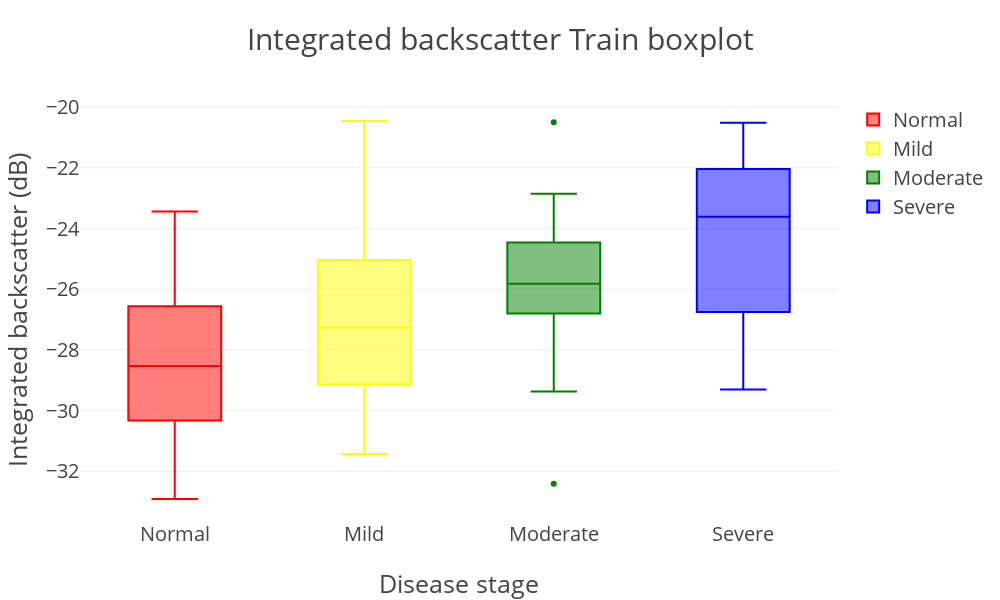
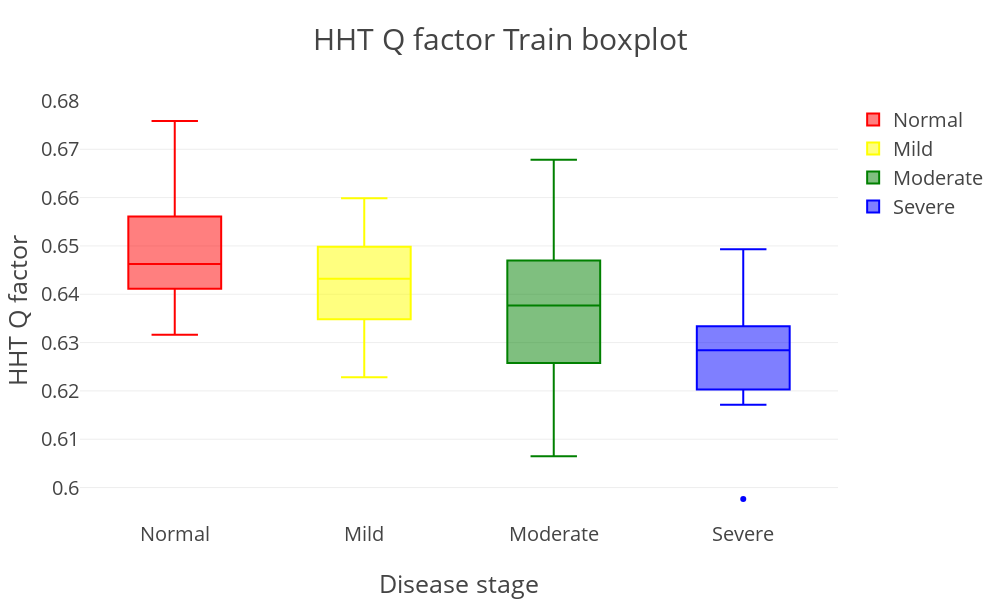
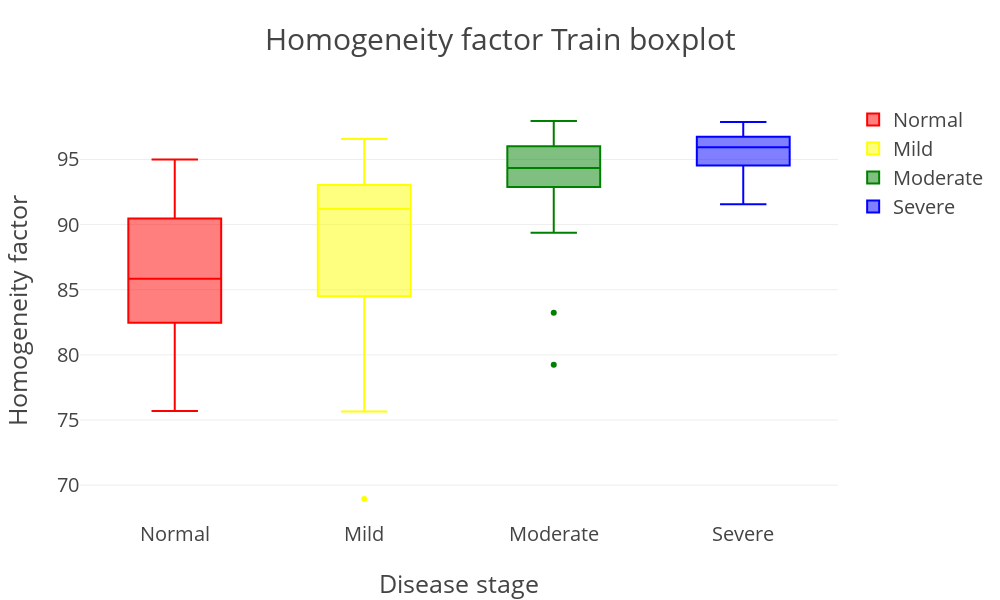

Notebook cell for these charts, in order:
### Code cell
# Box plot
# import models
import xlrd
import numpy as np
import plotly.plotly as py
import plotly.graph_objs as go
from plotly.offline import init_notebook_mode, iplot

# open offline plotly
init_notebook_mode(connected=True)

# load data
## Pathology for train
data = xlrd.open_workbook("Pathology.xlsx").sheets()[0]

y_train = np.zeros((111, 3))
y_train[:, 0] = data.col_values(3)  # y0 = Integrated backscatter
y_train[:, 1] = data.col_values(4)  # y1 = Q factor (HHT)
y_train[:, 2] = data.col_values(6)  # y2 = Homogeneity factor

### group
y0 = []
y1 = []
y2 = []
y3 = []
nrows = data.nrows
for i in range(nrows):  # X = 'T' or 'F' from Pathology data 
    if data.cell(i,1).value < 5:
        y0.append(y_train[i, :].tolist())
    elif data.cell(i,1).value <= 33:
        y1.append(y_train[i, :].tolist())
    elif data.cell(i,1).value <= 66:
        y2.append(y_train[i, :].tolist())
    else:
        y3.append(y_train[i, :].tolist())

### list to array
y0 = np.asarray(y0)
y1 = np.asarray(y1)
y2 = np.asarray(y2)
y3 = np.asarray(y3)

# def box_plot & save
def box_plot(i):
    trace0 = go.Box(y = y0[:, i], name = 'Normal', marker = dict(color = 'red'))
    trace1 = go.Box(y = y1[:, i], name = 'Mild', marker = dict(color = 'yellow'))
    trace2 = go.Box(y = y2[:, i], name = 'Moderate', marker = dict(color = 'green'))
    trace3 = go.Box(y = y3[:, i], name = 'Severe', marker = dict(color = 'blue'))
    layout=go.Layout(height = '600',
                     width = '1000',
                     title = '{0} Train boxplot'.format(categories[i]),
                     titlefont = {'size':'30'},
                     xaxis = {'title':'Disease stage', 'titlefont':{'size':'25'}},
                     yaxis = {'title':'{0}'.format(features[i]), 'titlefont':{'size':'25'}}, 
                     font = {'size':'20'})
    traces = [trace0, trace1, trace2, trace3]
    fig = go.Figure(data=traces, layout=layout)
    py.image.save_as(fig, filename = 'Data visualization\{0} Train boxplot.png'.format(categories[i]))
    iplot(fig)

# plot & save
categories = ['Integrated backscatter', 'HHT Q factor', 'Homogeneity factor']
features = ['Integrated backscatter (dB)', 'HHT Q factor', 'Homogeneity factor']
for i in range(3):
    box_plot(i)

### Figure 1 — Plotly figure (JSON) as saved in the notebook; plotly's stock layout.template omitted (floating-point values rounded to 4 significant figures)
{"data": [{"marker": {"color": "red"}, "name": "Normal", "type": "box", "uid": "7a071e", "y": [-25.86, -28.0, -24.73, -24.59, -27.48, -24.0, -30.94, -32.91, -28.91, -28.21, -30.13, -29.33, -32.33, -26.44, -23.44, -30.88, -31.58, -31.71, -30.34, -25.99, -25.94, -31.06, -30.76, -30.63, -29.54, -26.56, -29.26, -27.07, -29.59, -29.02, -26.9, -28.33, -30.13, -28.4, -29.38, -28.66, -27.91, -25.78, -27.45, -25.26, -27.39, -30.33, -27.64, -31.41, -30.29, -25.41]}, {"marker": {"color": "yellow"}, "name": "Mild", "type": "box", "uid": "bc04a0", "y": [-28.51, -31.42, -30.63, -27.38, -24.86, -28.05, -29.38, -28.07, -27.13, -23.68, -28.45, -20.46, -26.7, -29.47, -25.51, -29.14, -26.29, -29.61, -30.02, -26.35, -25.04, -25.57, -24.61, -24.11, -28.13, -23.02]}, {"marker": {"color": "green"}, "name": "Moderate", "type": "box", "uid": "9ea74c", "y": [-28.64, -26.34, -24.05, -27.11, -22.85, -24.54, -23.16, -27.2, -26.41, -26.69, -25.8, -20.5, -26.01, -24.81, -25.16, -28.14, -25.23, -23.89, -26.29, -25.82, -29.36, -25.6, -24.23, -26.64, -32.4]}, {"marker": {"color": "blue"}, "name": "Severe", "type": "box", "uid": "4cd2d4", "y": [-23.75, -29.3, -26.75, -22.04, -22.91, -25.44, -20.94, -24.46, -27.33, -20.52, -23.14, -26.81, -21.8, -23.48]}], "layout": {"font": {"size": "20"}, "height": "600", "title": "Integrated backscatter Train boxplot", "titlefont": {"size": "30"}, "width": "1000", "xaxis": {"autorange": true, "range": [-0.5, 3.5], "title": "Disease stage", "titlefont": {"size": "25"}, "type": "category"}, "yaxis": {"autorange": true, "range": [-33.6, -19.77], "title": "Integrated backscatter (dB)", "titlefont": {"size": "25"}, "type": "linear"}}}

### Figure 2 — Plotly figure (JSON) as saved in the notebook; plotly's stock layout.template omitted (floating-point values rounded to 4 significant figures)
{"data": [{"marker": {"color": "red"}, "name": "Normal", "type": "box", "uid": "682798", "y": [0.6527, 0.645, 0.6487, 0.6759, 0.6553, 0.648, 0.6387, 0.6394, 0.6368, 0.6497, 0.6425, 0.6399, 0.6452, 0.6472, 0.6497, 0.6427, 0.6347, 0.6364, 0.6467, 0.6579, 0.6423, 0.6633, 0.6608, 0.6457, 0.6454, 0.6583, 0.639, 0.6561, 0.6446, 0.6412, 0.6503, 0.6491, 0.645, 0.6407, 0.6628, 0.6589, 0.6409, 0.6562, 0.6635, 0.6629, 0.6422, 0.641, 0.6316, 0.6602, 0.6438, 0.6477]}, {"marker": {"color": "yellow"}, "name": "Mild", "type": "box", "uid": "ef281f", "y": [0.6447, 0.6516, 0.6558, 0.6381, 0.6566, 0.6347, 0.634, 0.6242, 0.6475, 0.6228, 0.6464, 0.6348, 0.6388, 0.6429, 0.6498, 0.6464, 0.6435, 0.6387, 0.6435, 0.6598, 0.6377, 0.6543, 0.6545, 0.6369, 0.6325, 0.6257]}, {"marker": {"color": "green"}, "name": "Moderate", "type": "box", "uid": "ff8b9a", "y": [0.6469, 0.6533, 0.6456, 0.6381, 0.6323, 0.628, 0.6257, 0.6245, 0.6377, 0.6381, 0.6434, 0.6371, 0.649, 0.6258, 0.617, 0.6528, 0.6416, 0.6304, 0.647, 0.6084, 0.6678, 0.6359, 0.6145, 0.6503, 0.6065]}, {"marker": {"color": "blue"}, "name": "Severe", "type": "box", "uid": "694cd8", "y": [0.6329, 0.639, 0.6296, 0.6493, 0.6219, 0.5976, 0.6171, 0.6411, 0.6282, 0.6286, 0.6271, 0.6196, 0.6203, 0.6334]}], "layout": {"font": {"size": "20"}, "height": "600", "title": "HHT Q factor Train boxplot", "titlefont": {"size": "30"}, "width": "1000", "xaxis": {"autorange": true, "range": [-0.5, 3.5], "title": "Disease stage", "titlefont": {"size": "25"}, "type": "category"}, "yaxis": {"autorange": true, "range": [0.5933, 0.6802], "title": "HHT Q factor", "titlefont": {"size": "25"}, "type": "linear"}}}

### Figure 3 — Plotly figure (JSON) as saved in the notebook; plotly's stock layout.template omitted (floating-point values rounded to 4 significant figures)
{"data": [{"marker": {"color": "red"}, "name": "Normal", "type": "box", "uid": "055b47", "y": [88.76, 88.57, 82.47, 80.9, 84.6, 76.06, 90.81, 92.31, 87.83, 84.87, 81.42, 92.23, 90.51, 85.94, 75.7, 87.1, 92.35, 83.72, 82.27, 89.86, 80.17, 84.08, 84.24, 87.47, 89.26, 89.52, 94.2, 92.49, 88.17, 85.76, 78.8, 87.85, 76.5, 83.54, 85.01, 76.88, 90.93, 82.52, 77.31, 81.25, 85.51, 84.43, 93.62, 94.99, 90.47, 93.34]}, {"marker": {"color": "yellow"}, "name": "Mild", "type": "box", "uid": "5a89f8", "y": [89.19, 80.74, 96.56, 82.57, 68.94, 92.16, 91.22, 92.48, 91.18, 96.37, 91.46, 94.92, 94.16, 86.04, 75.66, 82.83, 91.95, 93.03, 96.49, 84.49, 88.97, 85.38, 88.91, 91.91, 80.87, 94.19]}, {"marker": {"color": "green"}, "name": "Moderate", "type": "box", "uid": "0ac38d", "y": [94.46, 93.43, 93.41, 90.48, 93.19, 95.69, 92.43, 97.09, 96.0, 92.51, 93.41, 95.63, 93.23, 97.62, 97.95, 94.88, 94.35, 93.01, 96.06, 95.3, 79.24, 96.35, 89.38, 83.24, 96.94]}, {"marker": {"color": "blue"}, "name": "Severe", "type": "box", "uid": "e7e21f", "y": [96.2, 95.68, 94.54, 93.84, 96.24, 97.87, 95.58, 91.57, 96.61, 97.74, 93.42, 96.87, 96.74, 94.58]}], "layout": {"font": {"size": "20"}, "height": "600", "title": "Homogeneity factor Train boxplot", "titlefont": {"size": "30"}, "width": "1000", "xaxis": {"autorange": true, "range": [-0.5, 3.5], "title": "Disease stage", "titlefont": {"size": "25"}, "type": "category"}, "yaxis": {"autorange": true, "range": [67.32, 99.57], "title": "Homogeneity factor", "titlefont": {"size": "25"}, "type": "linear"}}}
